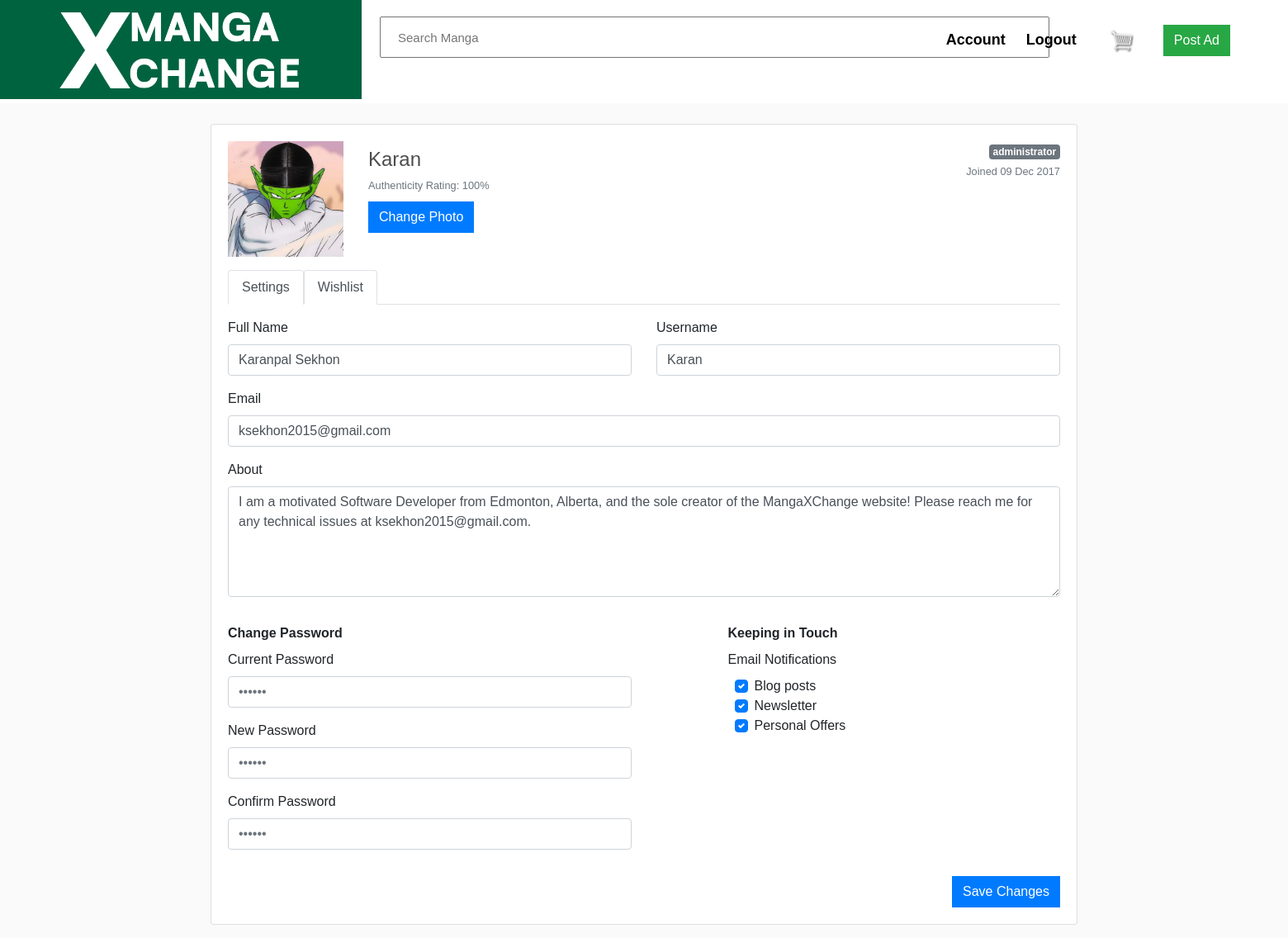
The app's page /user/account/ (signed in) with its own data.
### userauths/models.py (models this page shows)
class User(AbstractUser):
    email = models.EmailField(unique=True)
    username = models.CharField(unique=True, max_length=100)
    image = models.ImageField(upload_to=user_directory_path, default= "vendor.jpg")
    description = models.TextField(null=True, blank=True, default="Vendor Description")
    authentic_rating = models.CharField(max_length=100, default = "100")
    USERNAME_FIELD = "email"
    REQUIRED_FIELDS = ["username"]
    def __str__(self):
        return self.username

### userauths/views.py (the view, shortened to what this page needs)
# urls.py: path("account/", views.account_view, name="account_view"),
def account_view(request):
    context = {}
    return render(request, 'userauths/account.html', context)

### templates/userauths/account.html (shortened to what this page needs)
{% extends 'store/main.html' %}
{% load static %}
{% block content %}
<div class="container" style = "margin-top: 150px;">
      <div class="col">
        <div class="row">
          <div class="col mb-3">
            <div class="card">
              <div class="card-body">
                <div class="e-profile">
                  <div class="row">
                    <div class="col-12 col-sm-auto mb-3">
                      <div class="mx-auto" style="width: 140px;">
                        <div class="d-flex justify-content-center align-items-center rounded" style="height: 140px; background-color: rgb(233, 236, 239);">
                          <span style="color: rgb(166, 168, 170); font: bold 8pt Arial;"> <img src="{% static 'images/' %}{{ user.image }}" style = "height: 140px;"></span>
                        </div>
                      </div>
                    </div>
                    <div class="col d-flex flex-column flex-sm-row justify-content-between mb-3">
                      <div class="text-center text-sm-left mb-2 mb-sm-0">
                        <h4 class="pt-sm-2 pb-1 mb-0 text-nowrap">{{user.username}}</h4>
                        <div class="text-muted"><small>Authenticity Rating: {{user.authentic_rating}}%</small></div>
                        <div class="mt-2">
                          <button class="btn btn-primary" type="button">
                            <span>Change Photo</span>
                          </button>
                        </div>
                      </div>
                      <div class="text-center text-sm-right">
                        <span class="badge badge-secondary">administrator</span>
                        <div class="text-muted"><small>Joined 09 Dec 2017</small></div>
                      </div>
                    </div>
                  </div>
                  <ul class="nav nav-tabs">
                    <li class="nav-item"><a href = "{% url 'userauths:account_view' %}" class="active nav-link">Settings</a></li>
                    <li class="nav-item"><a href = "{% url 'userauths:wishlist' %}" class="active nav-link">Wishlist</a></li>
                  </ul>
                  <div class="tab-content pt-3">
                    <div class="tab-pane active">
                      <form class="form" novalidate="" method = "POST">
                        <div class="row">
                          <div class="col">
                            <div class="row">
                              <div class="col">
                                <div class="form-group">
                                  <label>Full Name</label>
                                  <input class="form-control" type="text" name="name" placeholder="Name" value={{user.first_name}}&#160;{{user.last_name}}>
                                </div>
                              </div>
                              <div class="col">
                                <div class="form-group">
                                  <label>Username</label>
                                  <input class="form-control" type="text" name="username" placeholder="Username" value= {{user.username}}>
                                </div>
                              </div>
                            </div>
                            <div class="row">
                              <div class="col">
                                <div class="form-group">
                                  <label>Email</label>
                                  <input class="form-control" type="text" placeholder="user@example.com", value={{user.email}}>
                                </div>
                              </div>
                            </div>
                            <div class="row">
                              <div class="col mb-3">
                                <div class="form-group">
                                  <label>About</label>
                                  <textarea class="form-control" name = "description" rows="5" placeholder="My Bio">{{user.description}}</textarea>
                                </div>
                              </div>
                            </div>
                          </div>
                        </div>
                        <div class="row">
                          <div class="col-12 col-sm-6 mb-3">
                            <div class="mb-2"><b>Change Password</b></div>
                            <div class="row">
                              <div class="col">
                                <div class="form-group">
                                  <label>Current Password</label>
                                  <input class="form-control" type="password" placeholder="••••••">
                                </div>
                              </div>
                            </div>
                            <div class="row">
                              <div class="col">
                                <div class="form-group">
                                  <label>New Password</label>
                                  <input class="form-control" type="password" placeholder="••••••">
                                </div>
                              </div>
                            </div>
                            <div class="row">
                              <div class="col">
                                <div class="form-group">
                                  <label>Confirm <span class="d-none d-xl-inline">Password</span></label>
                                  <input class="form-control" type="password" placeholder="••••••"></div>
                              </div>
                            </div>
                          </div>
                          <div class="col-12 col-sm-5 offset-sm-1 mb-3">
                            <div class="mb-2"><b>Keeping in Touch</b></div>
                            <div class="row">
                              <div class="col">
                                <label>Email Notifications</label>
                                <div class="custom-controls-stacked px-2">
                                  <div class="custom-control custom-checkbox">
                                    <label class="custom-control-label" for="notifications-blog">Blog posts</label>
                                  </div>
                                  <div class="custom-control custom-checkbox">
                                    <label class="custom-control-label" for="notifications-news">Newsletter</label>
                                  </div>
                                  <div class="custom-control custom-checkbox">
                                    <label class="custom-control-label" for="notifications-offers">Personal Offers</label>
                                  </div>
                                </div>
                              </div>
                            </div>
                          </div>
                        </div>
                        <div class="row">
                          <div class="col d-flex justify-content-end">
                            <button class="btn btn-primary" type="submit">Save Changes</button>
                          </div>
                        </div>
                      </form>
                    </div>
                  </div>
                </div>
              </div>
            </div>
          </div>
          </div>
        </div>
      </div>
    </div>
{% endblock content %}

### templates/store/main.html (shortened to what this page needs)
<!DOCTYPE html>
{%load static %}
<html>
<head>
    <link href="https://api.fontshare.com/v2/css?f[]=satoshi@900&display=swap" rel="stylesheet">
    <link rel="stylesheet" href="https://stackpath.bootstrapcdn.com/bootstrap/4.4.1/css/bootstrap.min.css">
    <link rel = "stylesheet" type = "text/css" href="{% static 'css/main.css' %}">
    <link rel = "stylesheet" type = "text/css" href="{% static 'css/new.css' %}">
</head>
<body>
  <header class = "header">
    <a href = "{% url 'store' %}"><img class = "logo" src = "{% static  'images/navbarlogo.PNG' %}"></a>
    <div class="Searchbar">
      <form>
        <input type = "text" placeholder="Search Manga" name = "search" >
      </form>
    </div>
    <div class = "navbar1">
    </div>
    <div class = "navbar2">
      <nav>
        <ul>
          {% if user.is_authenticated %}
            <li><a href = "{% url 'userauths:account_view' %}"><strong>Account</strong></a></li>
            <li><a href="{% url 'userauths:logout' %}"><strong>Logout</strong></a></li>
          {% else %}
          <li><a href="{% url 'userauths:login' %}"><strong>Login</strong></a></li>
          <li><a href="{% url 'userauths:signup' %}"><strong>Sign Up</strong></a></li>
          {% endif %}
          <li><a href="{% url 'cart' %}"><img id="cart-icon" src="{% static 'images/cart.png' %}"></a></li>
          <li><a href="#" class="btn btn-success">Post Ad</a></li>
        </ul>
      </nav>
    </div>
  </header>
  <div class = "container">
      {% block content %}
      {% endblock content %}
</body>
</html>

### static/css/main.css (style rules this page uses)
body { background-color: hsl(0, 0%, 98%); }
h1,h2,h3,h4,h5,h6 { color:hsl(0, 0%, 30%); }
#cart-icon { width:25px; display: inline-block; margin-left: 15px; }
.btn { border-radius: 0; }

### static/css/new.css (style rules this page uses)
.logo { height: 120px; }
header { background-color:rgb(255, 255, 255); position: absolute; top:0; left: 0; right: 0; height: 11%; font-size: large; font-family: 'Satoshi', sans-serif; }
body { min-height: 100vh; margin-top: 120px; font-family: 'Satoshi', sans-serif; overflow-x: hidden; }
.Searchbar { position: absolute; top: 20px; left: 460px; width: 100%; }
.Searchbar input { width: 52%; height: 50px; font-size: 15px; padding-left: 20px; font-family: Verdana, Geneva, Tahoma, sans-serif; }
.navbar1 { position: absolute; top: 80px; left: 410px; }
.navbar2 { display: inline; position: absolute; top: 30px; right: 60px; }
.navbar2 li { display: inline; padding: 0 10px; }
#cart-icon { width:30px; display: inline-block; margin-right: 10px; }
a { color: black; }

### records on screen
User: image (picture), username "Karan", authentic_rating "100", name "Karanpal Sekhon", email "ksekhon2015@gmail.com", description "I am a motivated Software Developer from Edmonton, Alberta, and the sole creator of the MangaXChange website! Please reach me for any technical issues at ksekhon2015@gmail.com."
